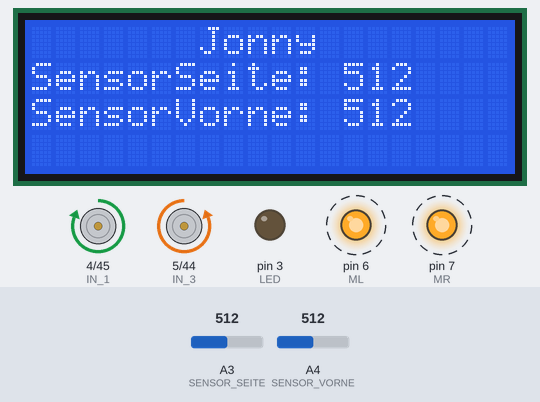
Recording of a sketch running on a simulated Arduino Mega 2560, built with avr-gcc and run on an emulated ATmega2560. Shown: 20×4 character LCD, motor-driver pin pairs drawn as motors (green arrow = first pin HIGH = forward, orange = second pin HIGH = backward, longer = more drive), output pins drawn as LEDs (lit = HIGH). Dashed ring = blinking. The inputs (shaded band) are chosen by the test bench; at power-on: A4 (SENSOR_VORNE) = 512, A3 (SENSOR_SEITE) = 512.

Above: at 1.9 s.
2.0 s: A4 (SENSOR_VORNE) set to 468
At 2.19 s:
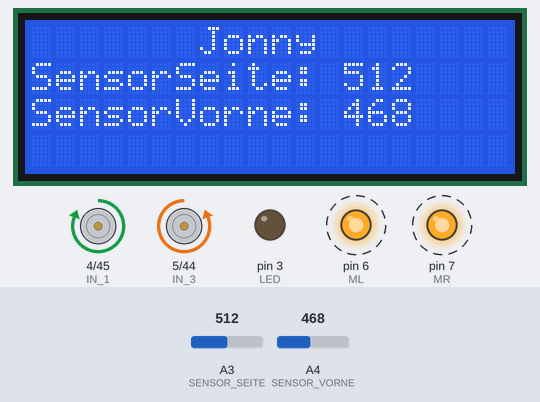
3.5 s: A4 (SENSOR_VORNE) set to 432
At 4.1 s:
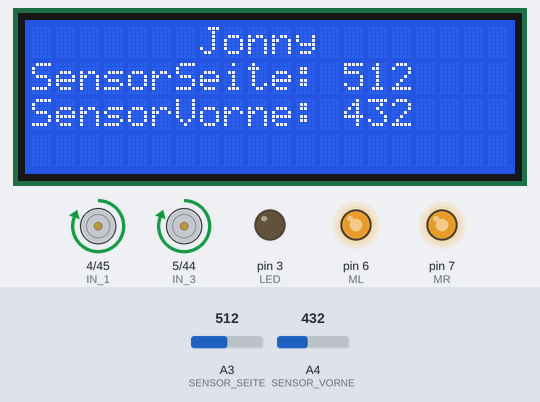
5.1 s: A3 (SENSOR_SEITE) set to 489
At 6.3 s:
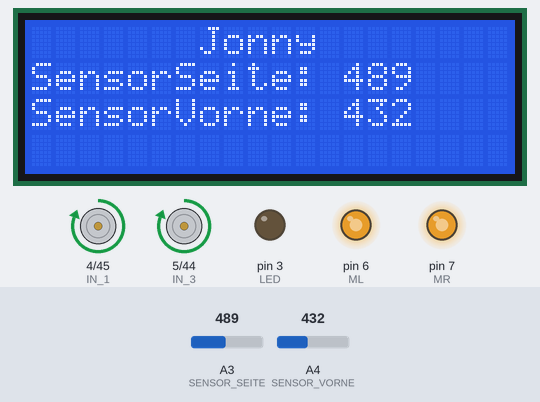
6.6 s: A3 (SENSOR_SEITE) set to 466
At 7.1 s:
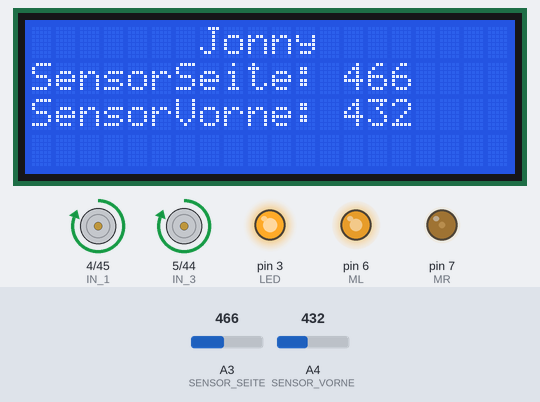
9.6 s: A3 (SENSOR_SEITE) set to 424
At 10.2 s:
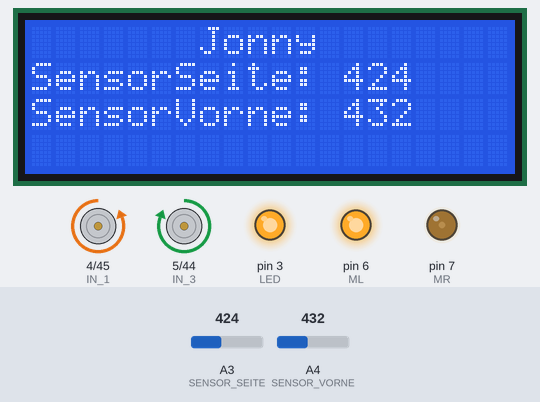
11.3 s: A3 (SENSOR_SEITE) set to 1023
At 12.3 s:
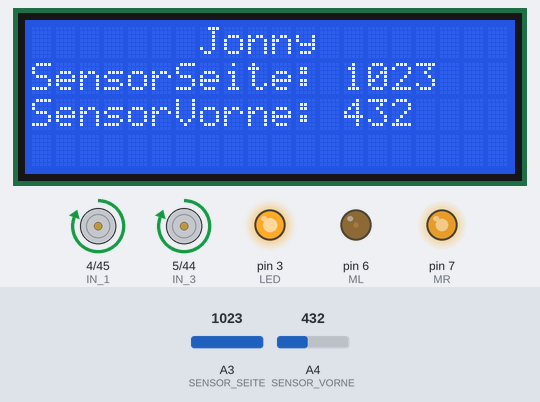
Timing chart, 0 to 14.3 s (numbered marks = the images above; inputs shaded):
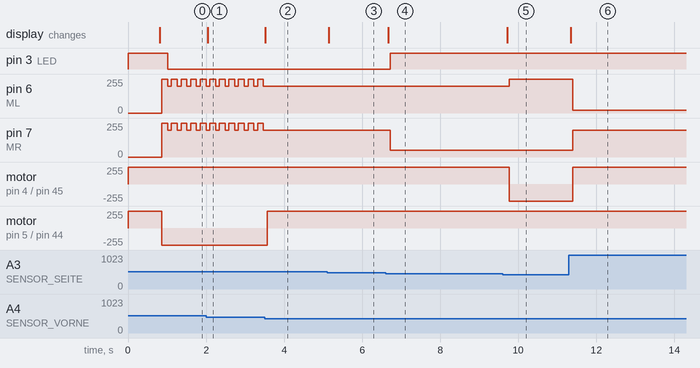

Measured:
- the behaviour switches between 451 and 450 on A4 (SENSOR_VORNE) (found by bisection; images 1 and 2)
- the behaviour switches between 475 and 474 on A3 (SENSOR_SEITE) (found by bisection; images 3 and 4)
- the behaviour switches between 440 and 439 on A3 (SENSOR_SEITE) (found by bisection; images 4 and 5)
- after the input at 2.0 s, the display: changes at once (image 1)
- after the input at 3.5 s, pin 6 (ML), pin 7 (MR): stops changing and stays 200/255; motor on pin 5 (IN_3) / pin 44 (IN_4): backward 255/255 → forward 255/255 after 0.07 s; the display: changes at once (image 2)
- after the input at 5.1 s, the display: changes at once (image 3)
- after the input at 6.6 s, pin 3 (LED): LOW → HIGH after 0.12 s; pin 7 (MR): 200/255 → 50/255 after 0.12 s; the display: changes after 0.07 s (image 4)
- after the input at 9.6 s, pin 6 (ML): 200/255 → 255/255 after 0.17 s; motor on pin 4 (IN_1) / pin 45 (IN_2): forward 255/255 → backward 255/255 after 0.17 s; the display: changes after 0.12 s (image 5)
- after the input at 11.3 s, pin 6 (ML): 255/255 → 20/255 after 0.10 s; pin 7 (MR): 50/255 → 200/255 after 0.10 s; motor on pin 4 (IN_1) / pin 45 (IN_2): backward 255/255 → forward 255/255 after 0.10 s; the display: changes after 0.05 s (image 6)

The sketch:

Rescue_B_v1.0.ino
```cpp
#include <Wire.h>
#include <LiquidCrystal_I2C.h>
LiquidCrystal_I2C lcd(0x20,20,4);

#include "hardware.h"
#include "Wand_folgen.h"
#include "LineTracker.h"
#include "Opfer_finden.h"

//andere Variablen
int SensorSeiteWert;
int SensorVorneWert;
int WSwert;


void setup(){
Serial.begin(9600);


//  INPUT/OUTPUT
pinMode(IN_1 , OUTPUT);
pinMode(IN_2 , OUTPUT);
pinMode(IN_3 , OUTPUT);
pinMode(IN_4 , OUTPUT);
pinMode(SENSOR_SEITE, INPUT);
pinMode(SENSOR_VORNE, INPUT);
pinMode(LT_L, INPUT);
pinMode(LT_R, INPUT);
pinMode(LED, OUTPUT);
pinMode(WS, INPUT);

digitalWrite(LED, HIGH);


// Drehrichtung (Vorwärts)
digitalWrite(IN_1, HIGH);
digitalWrite(IN_3, HIGH);
digitalWrite(IN_2, LOW);
digitalWrite(IN_4, LOW);


//LCD initialisierung

lcd.init();
lcd.backlight();
lcd.clear();
lcd.print("LOS!!");
delay(700);


}

void loop(){
  lcd.clear();
  lcd.print("       Jonny");

 SensorSeiteWert = analogRead(SENSOR_SEITE);
 lcd.setCursor(0,1);
 lcd.print("SensorSeite: ");
 lcd.print(SensorSeiteWert);
 SensorVorneWert = analogRead(SENSOR_VORNE);
 lcd.setCursor(0,2);
 lcd.print("SensorVorne: ");
 lcd.print(SensorVorneWert);
 /*int LTWert = digitalRead(LT_R);
 lcd.setCursor(0,3);
 lcd.print(LTWert);*/
 /*WSwert = analogRead(WS);
 lcd.setCursor(0,2);
 lcd.print(WSwert);*/
 delay(50);


   //Sensor auslesen vorne
   if(SensorVorneWert > Vorne_Nah){
     WandVorne(VORNE_NAH);
   }else
     WandVorne(VORNE_FERN);


   //Sensor auslesen Seite
   if(SensorSeiteWert > Seite_Nah ){
     digitalWrite(LED, HIGH);
     WandSeite(SEITE_NAH);
   }else if((SensorSeiteWert < Seite_Nah) && (SensorSeiteWert > Seite_Fern)){
     digitalWrite(LED, LOW);
     WandSeite(SEITE_GUT);
   }else if((SensorSeiteWert < Seite_Fern) && (SensorSeiteWert > Seite_Sehr_Fern)){
     digitalWrite(LED, HIGH);
     WandSeite(SEITE_FERN);
   }else if((SensorSeiteWert < Seite_Sehr_Fern))
     WandSeite(SEITE_SEHR_FERN);


   //Opfer finden
  /*
   if(WSwert > HEAT)
   Opfer(JA);
   else if(WSwert < HEAT)
   Opfer(NEIN);
   */


    //LineTracker
  /* if((digitalRead(LT_R) == false)){
     LineTracker(Schwarz);
   }  */

 }
```

LineTracker.cpp
```cpp
#include "LineTracker.h"

void LineTracker(int Sensor){
 switch(Sensor){
  case Schwarz:

   break;
  case Weis:

   break;
 }
}
```

LineTracker.h
```cpp
#include "Arduino.h"
#include "hardware.h"

#define Schwarz 1
#define Weis 0

extern void LineTracker(int Sensor);
```

Opfer_finden.cpp
```cpp
#include "Opfer_finden.h"

void Opfer(int Opfer){
 switch(Opfer){
  case JA:
  digitalWrite(LED, HIGH);
 break;
  case NEIN:
   digitalWrite(LED, LOW);
 break;
 }
}
```

Opfer_finden.h
```cpp
#include "Arduino.h"
#include "hardware.h"

#define JA 1
#define NEIN 0

extern void Opfer(int Opfer);
```

Wand_folgen.cpp
```cpp
#include "Wand_folgen.h"

void WandVorne(int Entfernung){
  switch(Entfernung){
    case VORNE_NAH:
     digitalWrite(IN_1 , HIGH);
     digitalWrite(IN_2 , LOW);
     analogWrite(MR, SPEED_HIGH);

     digitalWrite(IN_3 , LOW);
     digitalWrite(IN_4 , HIGH);
     analogWrite(ML, SPEED_HIGH);
     delay(150);
     break;
    case VORNE_FERN:
     digitalWrite(IN_1, HIGH);
     digitalWrite(IN_3, HIGH);
     digitalWrite(IN_2, LOW);
     digitalWrite(IN_4, LOW);
     break;
  }
}


void WandSeite(int Entfernung){
 switch(Entfernung){
  case SEITE_NAH:
   analogWrite(MR, SPEED);
   analogWrite(ML, 20);
   break;
  case SEITE_FERN:
   analogWrite(MR, SPEED_LOW);
   analogWrite(ML, SPEED);
   break;
   case SEITE_SEHR_FERN:
     digitalWrite(IN_1 , LOW);
     digitalWrite(IN_2 , HIGH);
     analogWrite(MR, SPEED_LOW);

     digitalWrite(IN_3 , HIGH);
     digitalWrite(IN_4 , LOW);
     analogWrite(ML, SPEED_HIGH);
   break;
  case SEITE_GUT:
   analogWrite(MR, SPEED);
   analogWrite(ML, SPEED);
   break;
 }
}
```

Wand_folgen.h
```cpp
#include "Arduino.h"
#include "hardware.h"


#define SEITE_NAH 1
#define SEITE_FERN 2
#define SEITE_GUT 0
#define SEITE_SEHR_FERN 3

#define VORNE_NAH 0
#define VORNE_FERN 1


extern void WandSeite(int Entfernung);
extern void WandVorne(int Entfernung);
```

hardware.cpp
```cpp
#include "hardware.h"
```

hardware.h
```cpp
#include "Arduino.h"

//Pins
#define MR 7    //ena
#define ML 6    //enb
#define IN_1 4                //Motorenpins
#define IN_2 45
#define IN_3 5
#define IN_4 44

#define LED 3
#define SENSOR_SEITE A3     //Entfernungssensor Seite
#define SENSOR_VORNE A4     //Entfernungssensor Vorne
#define LT_L 41             //LineTracker
#define LT_R 42
#define WS A7               //Wärmesensor

//andere Konstaten
#define SPEED 200
#define SPEED_HIGH 255
#define SPEED_LOW 50
#define SPEED_OFF 0

//die werte müssen noch kalibriert werden!!!!
//Entfernungen
#define Vorne_Nah 450

#define Seite_Nah   550
#define Seite_Fern   475
#define Seite_Sehr_Fern 440

//Opfertemperatur
#define HEAT 30
```
